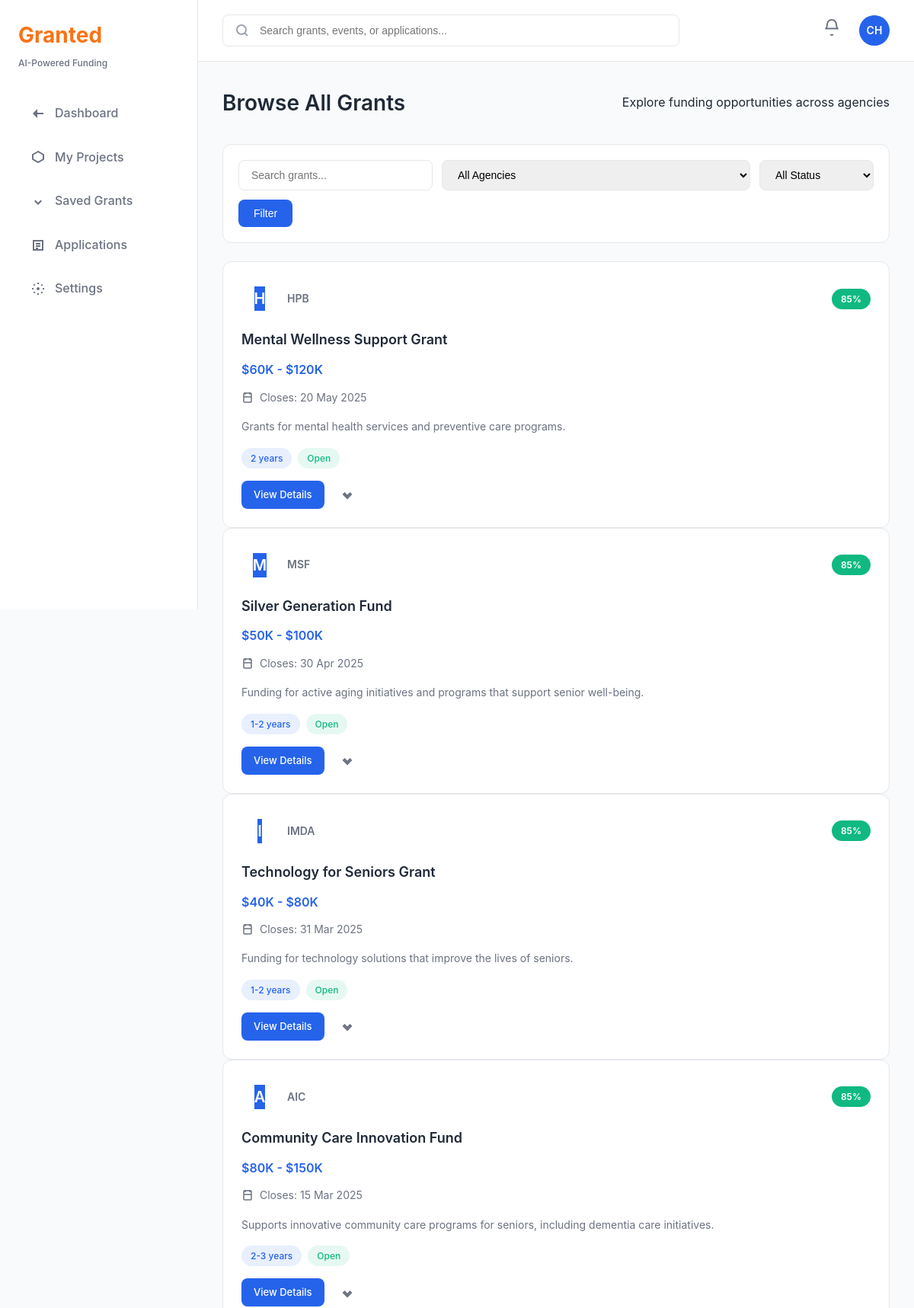
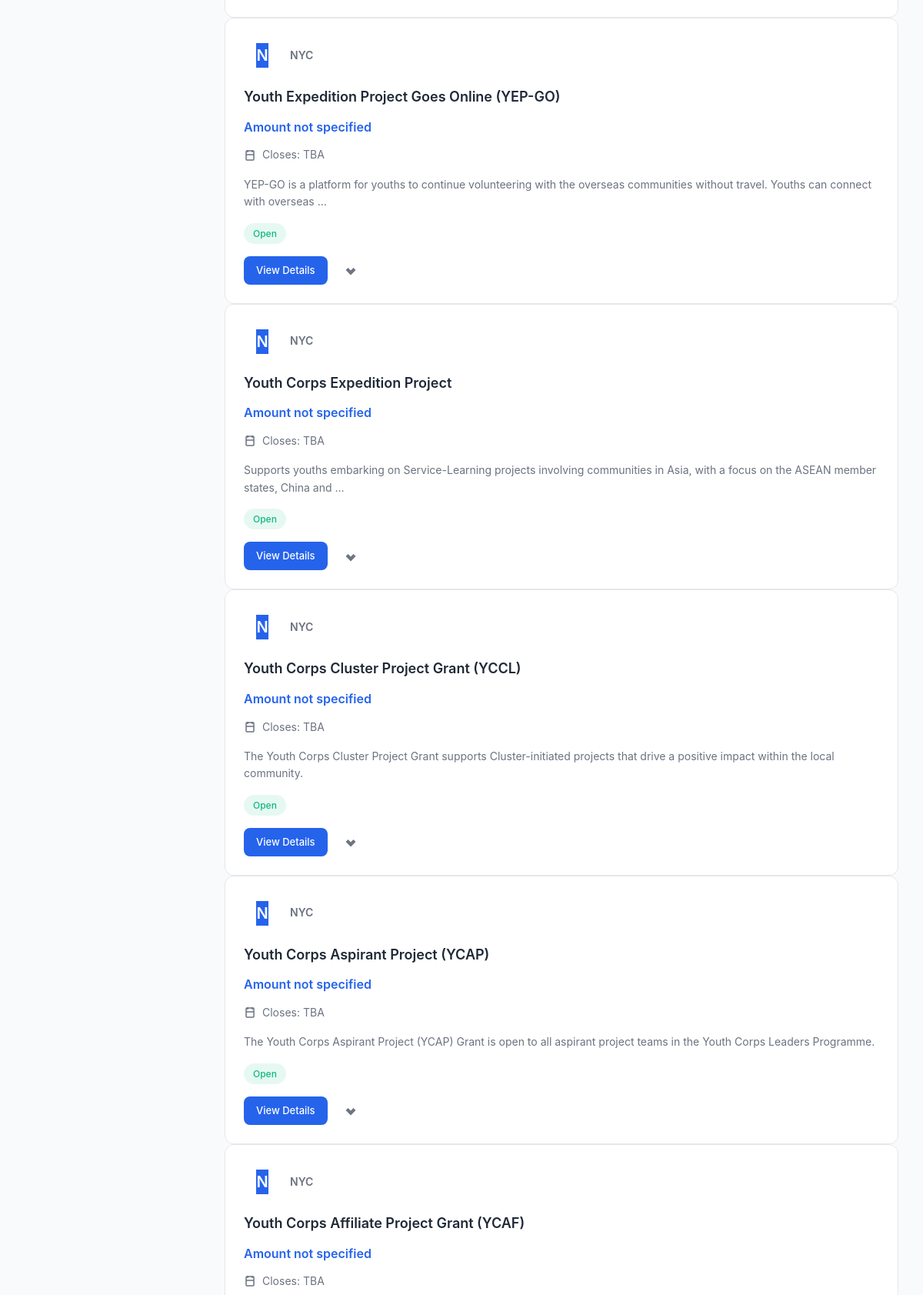
/grants/ (signed in, upper part), run on the app's committed database (2 pictures, top to bottom).
### grants/models.py (models this page shows, shortened)
class Grant(models.Model):
    STATUS_CHOICES = [
        ('open', 'Open'),
        ('closed', 'Closed'),
        ('upcoming', 'Upcoming'),
    ]
    title = models.CharField(max_length=300)
    agency = models.ForeignKey(Agency, on_delete=models.CASCADE, related_name='grants')
    description = models.TextField()
    funding_min = models.DecimalField(max_digits=12, decimal_places=2, null=True, blank=True)
    funding_max = models.DecimalField(max_digits=12, decimal_places=2, null=True, blank=True)
    closing_date = models.DateField(null=True, blank=True)
    opening_date = models.DateField(null=True, blank=True)
    duration_years = models.CharField(max_length=50, blank=True)  # e.g., "2-3 years", "1-2 years"
    status = models.CharField(max_length=20, choices=STATUS_CHOICES, default='open')
    eligibility_criteria = models.TextField(blank=True)
    application_url = models.URLField(blank=True)
    icon_name = models.CharField(max_length=50, blank=True)  # For UI icons
    match_score = models.IntegerField(
        default=0,
        validators=[MinValueValidator(0), MaxValueValidator(100)],
        help_text="AI-calculated match score (0-100)"
    )
    created_at = models.DateTimeField(auto_now_add=True)
    updated_at = models.DateTimeField(auto_now=True)
    source_url = models.URLField(blank=True, help_text="URL from OurSG Grants Portal")
    external_id = models.CharField(max_length=100, blank=True, help_text="External ID from source")
    class Meta:
        ordering = ['-match_score', '-closing_date']
        indexes = [
            models.Index(fields=['status', 'closing_date']),
            models.Index(fields=['match_score']),
        ]
    @property
    def funding_range(self):
        if self.funding_min and self.funding_max:
            return f"${self.funding_min:,.0f}K - ${self.funding_max:,.0f}K"
        elif self.funding_min:
            return f"${self.funding_min:,.0f}K+"
        return "Amount not specified"

class Agency(models.Model):
    name = models.CharField(max_length=200)
    acronym = models.CharField(max_length=20, unique=True)
    description = models.TextField(blank=True)
    website = models.URLField(blank=True)
    logo_url = models.URLField(blank=True)

### grants/views.py (the view)
# urls.py: path('grants/', views.grants_list, name='grants_list'),
@login_required
def grants_list(request):
    grants = Grant.objects.select_related('agency').all()
    search_query = request.GET.get('search', '')
    agency_filter = request.GET.get('agency', '')
    status_filter = request.GET.get('status', '')
    if search_query:
        grants = grants.filter(
            Q(title__icontains=search_query) |
            Q(description__icontains=search_query) |
            Q(agency__name__icontains=search_query)
        )
    if agency_filter:
        grants = grants.filter(agency__acronym=agency_filter)
    if status_filter:
        grants = grants.filter(status=status_filter)
    agencies = Agency.objects.all()
    context = {
        'grants': grants,
        'agencies': agencies,
        'search_query': search_query,
        'agency_filter': agency_filter,
        'status_filter': status_filter,
    }
    return render(request, 'grants/grants_list.html', context)

### grants/templates/grants/grants_list.html (shortened to what this page needs)
{% extends 'grants/base.html' %}
{% load static %}
{% block content %}
<div class="grants-page">
    <div class="page-header">
        <h1>Browse All Grants</h1>
        <p>Explore funding opportunities across agencies</p>
    </div>
    <div class="filters-bar">
        <form method="get" class="filters-form">
            <input type="text" name="search" placeholder="Search grants..." value="{{ search_query }}" class="filter-input">
            <select name="agency" class="filter-select">
                <option value="">All Agencies</option>
            </select>
            <select name="status" class="filter-select">
                <option value="">All Status</option>
            </select>
            <button type="submit" class="btn btn-primary">Filter</button>
        </form>
    </div>
    <div class="grants-grid">
        {% for grant in grants %}
        <div class="grant-card">
            <div class="grant-card-header">
                <div class="grant-icon">
                    <span class="grant-icon-default">{{ grant.agency.acronym|slice:":1" }}</span>
                </div>
                <div class="grant-agency">{{ grant.agency.acronym }}</div>
                {% if grant.match_score %}
                <div class="match-badge match-badge-high">{{ grant.match_score }}%</div>
                {% endif %}
            </div>
            <h3 class="grant-title">{{ grant.title }}</h3>
            <div class="grant-funding">{{ grant.funding_range }}</div>
            <div class="grant-deadline">
                <svg width="16" height="16" viewBox="0 0 16 16" fill="none">
                    <rect x="3" y="2" width="10" height="12" rx="1" stroke="currentColor" stroke-width="1.5" fill="none"/>
                    <path d="M5 1V4M11 1V4M3 7H13" stroke="currentColor" stroke-width="1.5"/>
                </svg>
                Closes: {{ grant.closing_date|date:"d M Y"|default:"TBA" }}
            </div>
            <p class="grant-description">{{ grant.description|truncatewords:20 }}</p>
            <div class="grant-tags">
                {% if grant.duration_years %}
                <span class="tag tag-blue">{{ grant.duration_years }}</span>
                {% endif %}
                <span class="tag tag-green">{{ grant.get_status_display }}</span>
            </div>
            <div class="grant-card-actions">
                <a href="{% url 'grants:grant_detail' grant.id %}" class="btn btn-primary btn-sm">View Details</a>
                <button class="btn-icon" onclick="toggleSave({{ grant.id }})">
                    <svg width="20" height="20" viewBox="0 0 20 20" fill="none" stroke="currentColor" stroke-width="2">
                        <path d="M10 15L5 10L6.5 8.5L10 12L13.5 8.5L15 10L10 15Z"/>
                    </svg>
                </button>
            </div>
        </div>
        {% empty %}
        <div class="empty-state">
            <p>No grants found. Try adjusting your filters.</p>
        </div>
        {% endfor %}
    </div>
</div>
{% endblock %}

### grants/templates/grants/base.html (shortened to what this page needs)
<!DOCTYPE html>
<html lang="en">
<head>
    {% load static %}
    <link rel="stylesheet" href="{% static 'css/style.css' %}">
</head>
<body>
    <div class="app-container">
        <aside class="sidebar">
            <div class="sidebar-header">
                <h1 class="logo">Granted</h1>
                <p class="logo-subtitle">AI-Powered Funding</p>
            </div>
            <nav class="sidebar-nav">
                <a href="{% url 'grants:dashboard' %}" class="nav-item {% if request.resolver_match.url_name == 'dashboard' %}active{% endif %}">
                    <svg width="20" height="20" viewBox="0 0 20 20" fill="none">
                        <path d="M3 10L9 4V9H17V11H9V16L3 10Z" fill="currentColor"/>
                    </svg>
                    <span>Dashboard</span>
                </a>
                <a href="{% url 'grants:projects' %}" class="nav-item {% if request.resolver_match.url_name == 'projects' or request.resolver_match.url_name == 'project_create' %}active{% endif %}">
                    <svg width="20" height="20" viewBox="0 0 20 20" fill="none">
                        <path d="M10 3L3 7V13L10 17L17 13V7L10 3Z" stroke="currentColor" stroke-width="2" fill="none"/>
                    </svg>
                    <span>My Projects</span>
                </a>
                <a href="{% url 'grants:saved_grants' %}" class="nav-item {% if request.resolver_match.url_name == 'saved_grants' %}active{% endif %}">
                    <svg width="20" height="20" viewBox="0 0 20 20" fill="none">
                        <path d="M10 15L5 10L6.5 8.5L10 12L13.5 8.5L15 10L10 15Z" fill="currentColor"/>
                    </svg>
                    <span>Saved Grants</span>
                </a>
                <a href="{% url 'grants:applications' %}" class="nav-item {% if request.resolver_match.url_name == 'applications' or request.resolver_match.url_name == 'application_create' %}active{% endif %}">
                    <svg width="20" height="20" viewBox="0 0 20 20" fill="none">
                        <path d="M4 4H16V16H4V4Z" stroke="currentColor" stroke-width="2" fill="none"/>
                        <path d="M7 8H13M7 11H13M7 14H10" stroke="currentColor" stroke-width="2"/>
                    </svg>
                    <span>Applications</span>
                </a>
                <a href="{% url 'grants:settings' %}" class="nav-item {% if request.resolver_match.url_name == 'settings' %}active{% endif %}">
                    <svg width="20" height="20" viewBox="0 0 20 20" fill="none">
                        <circle cx="10" cy="10" r="2" fill="currentColor"/>
                        <path d="M10 2V4M10 16V18M18 10H16M4 10H2M15.66 4.34L14.24 5.76M5.76 14.24L4.34 15.66M15.66 15.66L14.24 14.24M5.76 5.76L4.34 4.34" stroke="currentColor" stroke-width="2"/>
                    </svg>
                    <span>Settings</span>
                </a>
            </nav>
        </aside>
        <main class="main-content">
            <header class="header">
                <div class="header-search">
                    <svg width="20" height="20" viewBox="0 0 20 20" fill="none" class="search-icon">
                        <circle cx="9" cy="9" r="6" stroke="currentColor" stroke-width="2" fill="none"/>
                        <path d="M13 13L17 17" stroke="currentColor" stroke-width="2"/>
                    </svg>
                    <input type="text" placeholder="Search grants, events, or applications..." class="search-input">
                </div>
                <div class="header-actions">
                    <a href="#" class="notification-bell">
                    </a>
                    {% if user.is_authenticated %}
                        <div class="user-avatar">
                            {% if user.profile.avatar_initials %}
                                {{ user.profile.avatar_initials }}
                            {% else %}
                                {{ user.username|slice:":2"|upper }}
                            {% endif %}
                        </div>
                    {% else %}
                        <a href="{% url 'login' %}" class="btn btn-primary">Login</a>
                    {% endif %}
                </div>
            </header>
            <div class="content-area">
                {% block content %}{% endblock %}
            </div>
        </main>
    </div>
</body>
</html>

### data on the page
Grant: agency.acronym "H", agency.acronym "HPB", match_score "85", title "Mental Wellness Support Grant", funding_range "$60K - $120K", closing_date "20 May 2025", description "Grants for mental health services and preventive care programs.", duration_years "2 years", status "Open"
Grant: agency.acronym "M", agency.acronym "MSF", match_score "85", title "Silver Generation Fund", funding_range "$50K - $100K", closing_date "30 Apr 2025", description "Funding for active aging initiatives and programs that support senior well-being.", duration_years "1-2 years", status "Open"
Grant: agency.acronym "I", agency.acronym "IMDA", match_score "85", title "Technology for Seniors Grant", funding_range "$40K - $80K", closing_date "31 Mar 2025", description "Funding for technology solutions that improve the lives of seniors.", duration_years "1-2 years", status "Open"
Grant: agency.acronym "A", agency.acronym "AIC", match_score "85", title "Community Care Innovation Fund", funding_range "$80K - $150K", closing_date "15 Mar 2025", description "Supports innovative community care programs for seniors, including dementia care initiatives.", duration_years "2-3 years", status "Open"
Grant: agency.acronym "N", agency.acronym "NYC", title "Youth Expedition Project Goes Online (YEP-GO)", funding_range "Amount not specified", closing_date "TBA", description "YEP-GO is a platform for youths to continue volunteering with the overseas communities without travel. Youths can connect with overseas …", status "Open"
Grant: agency.acronym "N", agency.acronym "NYC", title "Youth Corps Expedition Project", funding_range "Amount not specified", closing_date "TBA", description "Supports youths embarking on Service-Learning projects involving communities in Asia, with a focus on the ASEAN member states, China and …", status "Open"
Grant: agency.acronym "N", agency.acronym "NYC", title "Youth Corps Cluster Project Grant (YCCL)", funding_range "Amount not specified", closing_date "TBA", description "The Youth Corps Cluster Project Grant supports Cluster-initiated projects that drive a positive impact within the local community.", status "Open"
Grant: agency.acronym "N", agency.acronym "NYC", title "Youth Corps Aspirant Project (YCAP)", funding_range "Amount not specified", closing_date "TBA", description "The Youth Corps Aspirant Project (YCAP) Grant is open to all aspirant project teams in the Youth Corps Leaders Programme.", status "Open"
Grant: agency.acronym "N", agency.acronym "NYC", title "Youth Corps Affiliate Project Grant (YCAF)", funding_range "Amount not specified", closing_date "TBA"

### other printed values
{{ user.username|slice:":2"|upper }} "CH"
